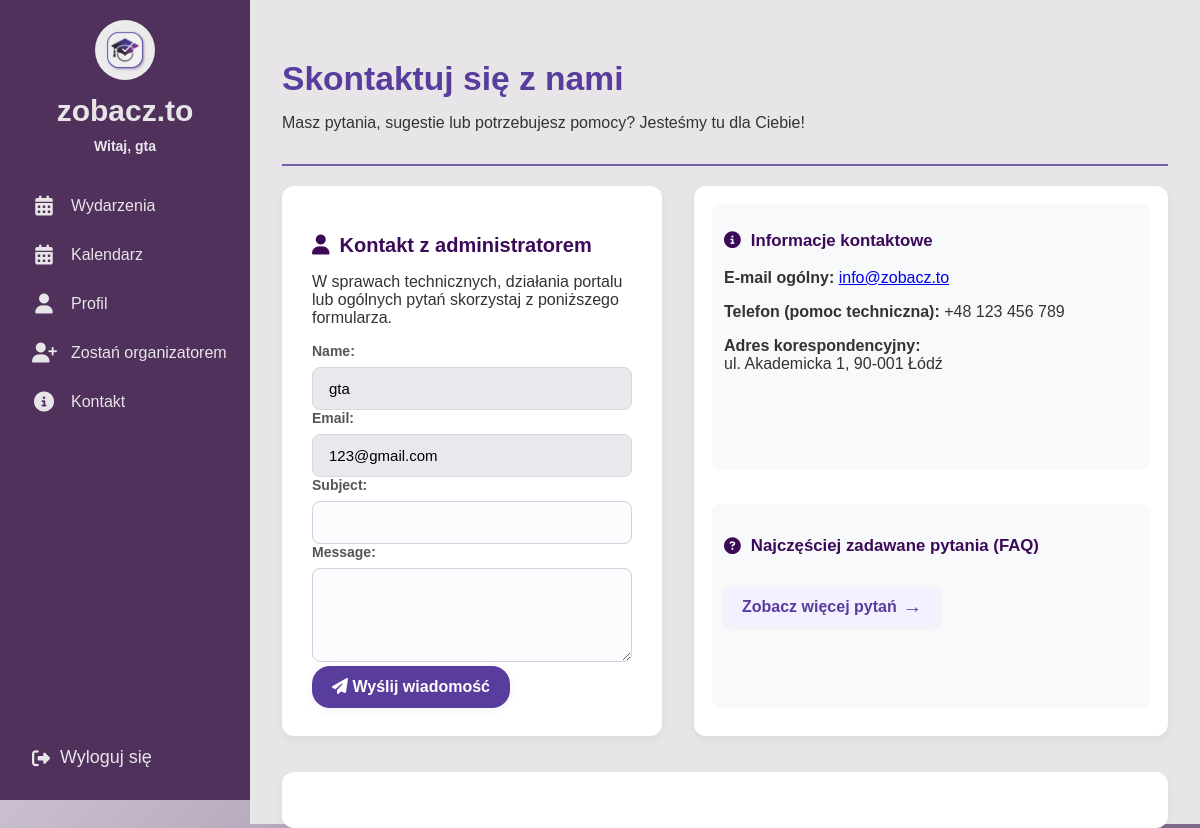
The page /events/kontakt/ (signed in) on the database as committed earlier.
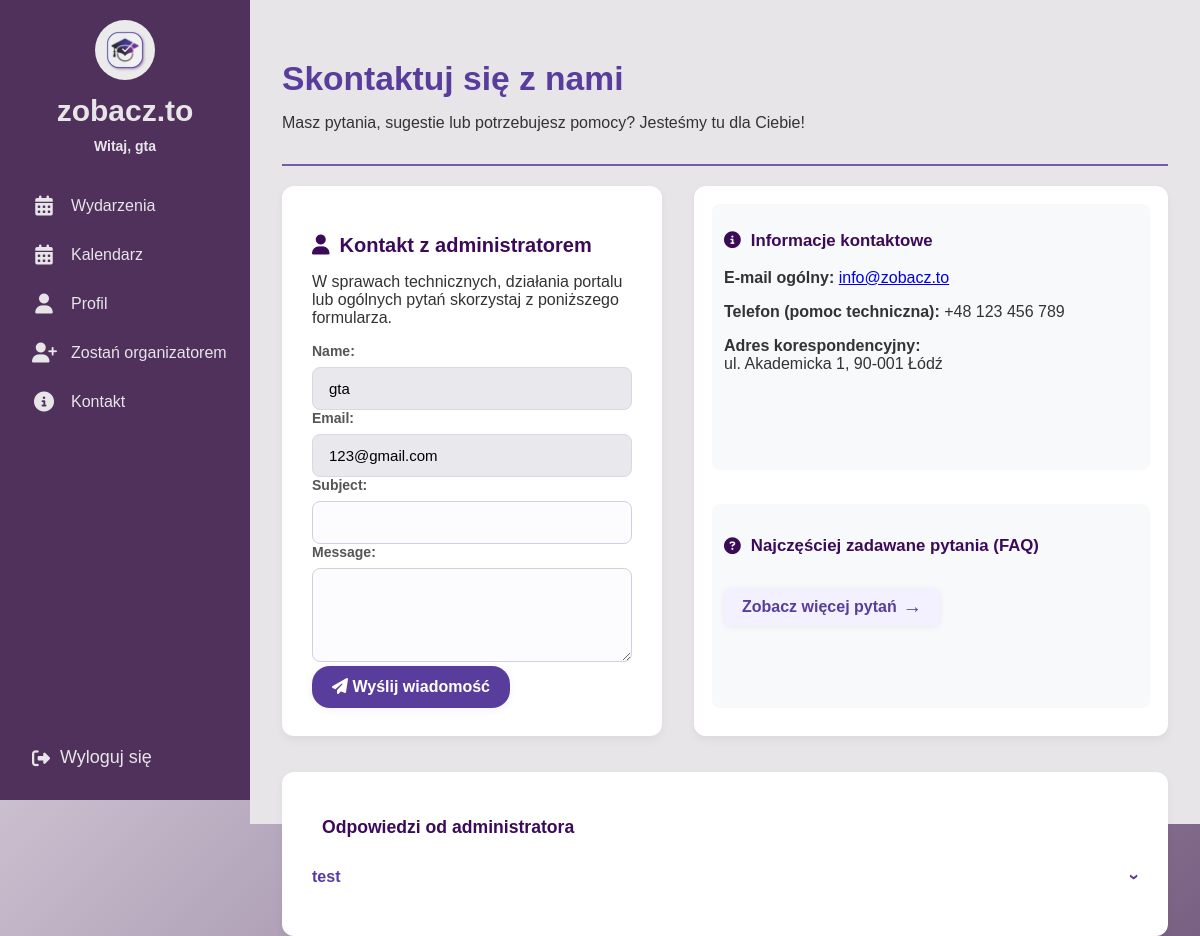
The same page on the database as committed later.
### events/models.py (models this page shows, shortened)
class ContactMessage(models.Model):
    user = models.ForeignKey(User, null=True, blank=True, on_delete=models.SET_NULL)
    name = models.CharField(max_length=100)
    email = models.EmailField()
    subject = models.CharField(max_length=200)
    message = models.TextField()
    created_at = models.DateTimeField(auto_now_add=True)
    is_answered = models.BooleanField(default=False)
    answer = models.TextField(blank=True, null=True)

### events/views.py (the view, shortened to what this page needs)
# urls.py: path('kontakt/', views.contact, name='contact'),
@login_required
def contact(request):
    user = request.user
    faqs = FAQ.objects.all()[:5]
    upcoming_events = Event.objects.filter(date__gte=timezone.now()).order_by('date')[:5]
    contact_info = {
        'email': 'info@zobacz.to',
        'phone': '+48 123 456 789',
        'address': 'ul. Akademicka 1, 90-001 Łódź',
    }
    admin_answers = ContactMessage.objects.filter(
        user=user,
        answer__isnull=False
    ).order_by('-created_at')
    is_student = user.groups.filter(name='student').exists()
    is_organizer = user.groups.filter(name='organizer').exists()
    is_admin = user.groups.filter(name='admin').exists() # Added for consistency
    if is_student or is_organizer:
        if request.method == 'POST':
            form = ContactForm(request.POST)
            if form.is_valid():
                contact_message = form.save(commit=False)
                contact_message.user = user
                contact_message.save()
                messages.success(request, "Twoja wiadomość została wysłana do administratora.")
                return redirect('contact')
        else:
            initial = {
                'name': f"{user.first_name} {user.last_name}".strip() or user.username,
                'email': user.email,
            }
            form = ContactForm(initial=initial)
            form.fields['name'].widget.attrs['readonly'] = True
            form.fields['email'].widget.attrs['readonly'] = True
        return render(request, 'contact.html', {
            'form': form,
            'faqs': faqs,
            'upcoming_events': upcoming_events,
            'contact_info': contact_info,
            'admin_answers': admin_answers,
            'is_student': is_student,
            'is_organizer': is_organizer,
            'is_admin': is_admin, # Pass to contact template
        })
    else: # For users not in student, organizer, or admin groups
        messages.error(request, "Nie masz uprawnień, aby wysyłać wiadomości lub przeglądać tę stronę.")
        return redirect('home') # Redirect to home or login page

### events/forms.py
class ContactForm(forms.ModelForm):
    class Meta:
        model = ContactMessage
        fields = ['name', 'email', 'subject', 'message']
        widgets = {
            'message': forms.Textarea(attrs={'rows': 4}),
        }

### templates/contact.html (shortened to what this page needs)
{% extends "base.html" %}
{% load static %}
{% block content %}
<link rel="stylesheet" href="{% static 'css/contact.css' %}">
<div class="main-content no-header">
  <div class="home-flex full-height">
    <div class="home-left flat">
      <h2>Skontaktuj się z nami</h2>
      <p>Masz pytania, sugestie lub potrzebujesz pomocy? Jesteśmy tu dla Ciebie!</p>
      <hr class="section-divider">
      <div class="contact-double-flex">
        <div class="contact-form-block">
          <h3><i class="fa fa-user"></i> Kontakt z administratorem</h3>
          <p>W sprawach technicznych, działania portalu lub ogólnych pytań skorzystaj z poniższego formularza.</p>
          <form method="post">
            <div class="form-group">
              {{ form.name.label_tag }}{{ form.name }}
            </div>
            <div class="form-group">
              {{ form.email.label_tag }}{{ form.email }}
            </div>
            <div class="form-group">
              {{ form.subject.label_tag }}{{ form.subject }}
            </div>
            <div class="form-group">
              {{ form.message.label_tag }}{{ form.message }}
            </div>
            <button type="submit" class="filter-button">
              <i class="fa fa-paper-plane"></i> Wyślij wiadomość
            </button>
          </form>
        </div>
        <div class="contact-info-faq-block">
          <div class="contact-info-box">
            <h3><i class="fa fa-info-circle"></i> Informacje kontaktowe</h3>
            <p><b>E-mail ogólny:</b> <a href="mailto:{{ contact_info.email }}">{{ contact_info.email }}</a></p>
            <p><b>Telefon (pomoc techniczna):</b> {{ contact_info.phone }}</p>
            <p><b>Adres korespondencyjny:</b><br>{{ contact_info.address }}</p>
          </div>
          <div class="faq-box">
            <h4><i class="fa fa-question-circle"></i> Najczęściej zadawane pytania (FAQ)</h4>
            <a href="#" class="faq-more-link" onclick="openFaqModal(); return false;">
              Zobacz więcej pytań <span style="font-size:1.2em;">&#8594;</span>
            </a>
          </div>
        </div>
      </div>
      <div id="admin-answers-section" class="admin-answers-section">
        {% if admin_answers and is_student or is_organizer %}
          <h3 class="admin-answers-title"> Odpowiedzi od administratora</h3>
          <ul class="admin-answers-list">
            {% for msg in admin_answers %}
              <li class="admin-answer-item">
                <button class="admin-answer-question" type="button" onclick="toggleAdminAnswer(this)">
                  {{ msg.subject }}
                  <span class="faq-arrow">&#8250;</span>
                </button>
              </li>
            {% endfor %}
          </ul>
        {% endif %}
      </div>
    </div>
  </div>
</div>
{% endblock %}

### templates/base.html (shortened to what this page needs)
{% load static %}
<!DOCTYPE html>
<html>
<head>
    <link rel="stylesheet" href="https://cdnjs.cloudflare.com/ajax/libs/font-awesome/6.4.0/css/all.min.css">
    <link rel="stylesheet" href="{% static 'css/home.css' %}">
    <link rel="stylesheet" href="{% static 'css/profile.css' %}">
    <link rel="stylesheet" href="{% static 'css/events.css' %}">
    <link rel="stylesheet" href="{% static 'css/organizer_request_form.css' %}">
    <link rel="stylesheet" href="{% static 'css/organizer_request_sent.css' %}">
    <link rel="stylesheet" href="{% static 'css/organizer_requests_list.css' %}">
</head>
<body>
<div class="sidebar">
  <div class="top">
    <div class="logo">
      <a href="{% url 'home' %}">
        <img src="{% static 'images/logo.jpeg' %}" alt="Logo">
      </a>
      <span class="site-name">zobacz.to</span>
      {% if user.is_authenticated %}
        <span class="username">Witaj, {{ user.username }}</span>
      {% endif %}
    </div>
    <div class="menu">
      <a href="{% url 'events_list' %}">
        <i class="fas fa-calendar-alt"></i>
        <span class="label">Wydarzenia</span>
      </a>
      <a href="{% url 'custom-calendar' %}">
        <i class="fas fa-calendar-alt"></i>
        <span class="label">Kalendarz</span>
      </a>
      <a href="{% url 'profile' %}">
        <i class="fas fa-user"></i>
        <span class="label">Profil</span>
      </a>
      {% if user.is_authenticated %}
        {% for group in user.groups.all %}
            {% if group.name == "student" %}
                <a href="{% url 'organizer_request_create' %}">
                    <i class="fas fa-user-plus"></i>
                    <span class="label">Zostań organizatorem</span>
                </a>
            {% endif %}
        {% endfor %}
    {% endif %}
      <a href="{% url 'contact' %}">
        <i class="fas fa-info-circle"></i>
        <span class="label">Kontakt</span>
      </a>
    </div>
  </div>
  <div class="bottom">
    <form action="{% url 'logout' %}" method="post">
      <button type="submit">
        <i class="fas fa-sign-out-alt"></i>
        <span class="logout-label">Wyloguj się</span>
      </button>
    </form>
  </div>
</div>
  <main>
    <div class="main-content">
    {% block content %}
    {% endblock content %}
  </main>
</body>
</html>

Rows that differ between the two databases and show on the page:
added ContactMessage: subject "test"
Other text that changed with them:
text now shown: "Odpowiedzi od administratora"
